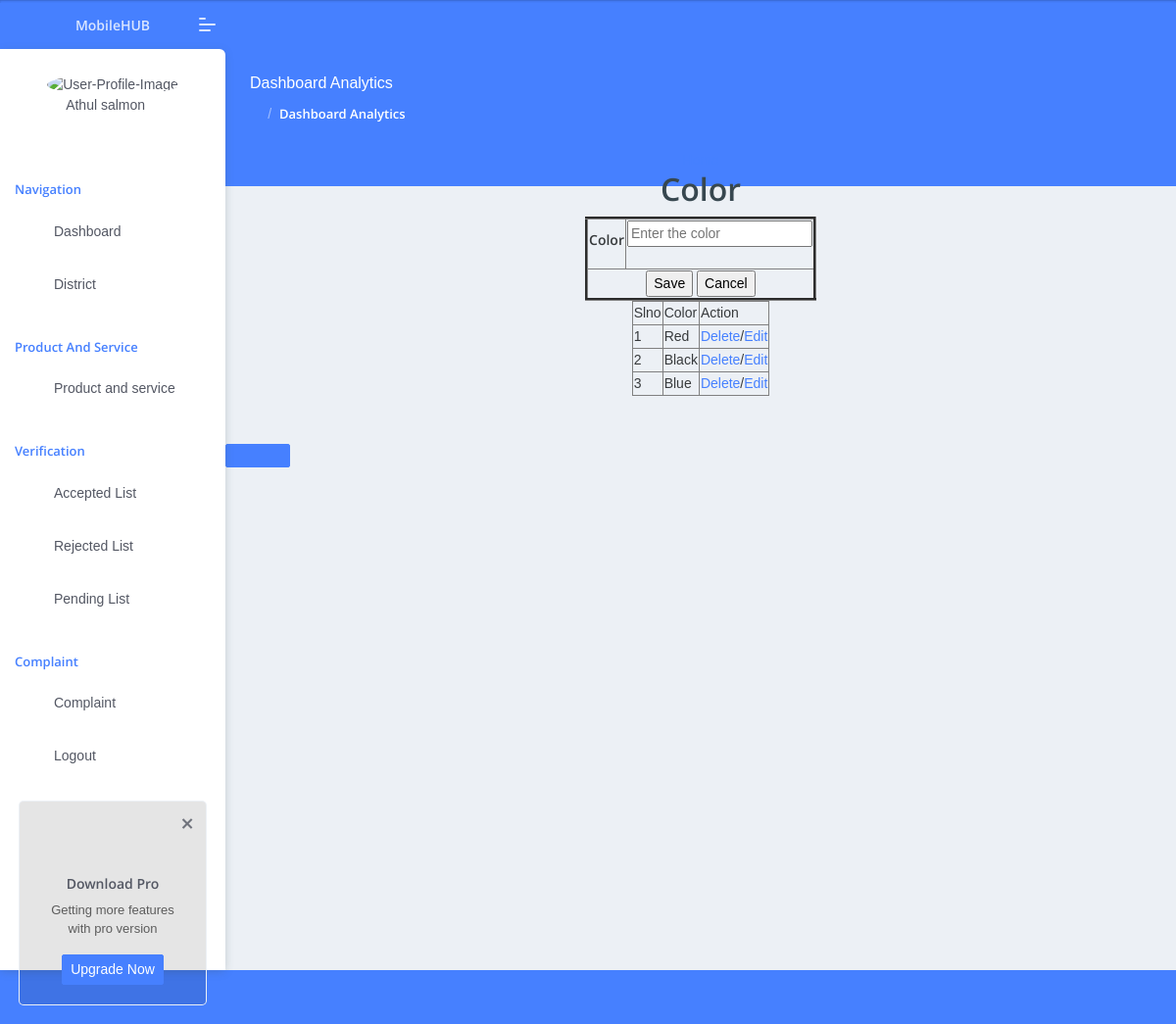
The app's page /wadministrator/colorinsertselect/ with its own data.
### administrator/models.py (models this page shows)
class tbl_color(models.Model):
    color_name=models.CharField(max_length=50)

### administrator/views.py (the view)
# urls.py: path('colorinsertselect/',views.colorinsertselect,name="colorinsertselect"),
def colorinsertselect(request):
    data=tbl_color.objects.all()
    if request.method=="POST":
        color=request.POST.get("txtcolor")
        tbl_color.objects.create(color_name=color)
        return render(request,"administrator/Color.html",{'Data':data})
    else:
        return render(request,"administrator/Color.html",{'Data':data})

### administrator/Templates/administrator/Color.html (shortened to what this page needs)
{% extends 'administrator/Header.html' %}
{% load static %}
{% block content %}
<!DOCTYPE html>
<html lang="en">
<head>
</head>
<a href="{% url 'administrator:loadinghomepage' %}">Home</a>
<body><center><h2>Color</h2></center>
    <form action="" method="post">
        <table border="3" align="center">
            <tr>
                <th><label for="district">Color</label><br></th>
                <th><input type="text" id="ROM" name="txtcolor" placeholder="Enter the color" value="{{editdata.color_name}}" required><br><br></th>
            </tr>
            <tr>
                <td colspan="2">
                    <center><input type="submit" value="Save">
                    <input type="reset" value="Cancel"></center>
                </td>
            </tr>
        </table>
    </form>
<table border="1"  align="center">
    <tr>
        <td>Slno</td>
        <td> Color</td>
        <td> Action</td>
    </tr>
    {% for i in Data  %}
    <tr>
        <td>{{forloop.counter}}</td>
        <td>{{i.color_name}}</td>
        <td><a href="{% url 'administrator:delcolor' i.id %}">Delete</a>/<a href="{% url 'administrator:colorupdate' i.id %}">Edit</a> </td>
    </tr>
    {% endfor %}
</table>
</body>
</html>
{% endblock content %}

### records on screen
tbl_color: color_name "Red"
tbl_color: color_name "Black"
tbl_color: color_name "Blue"
